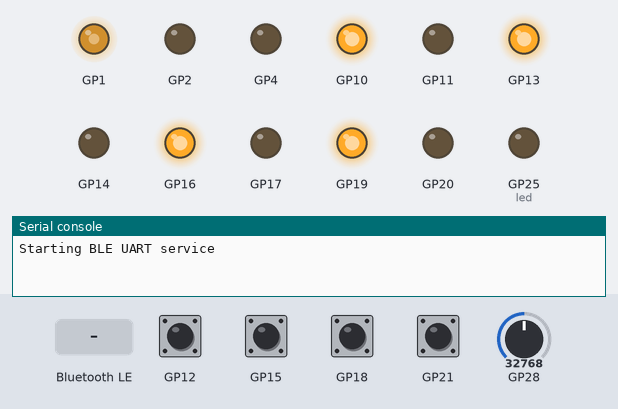
The program below on a simulated Raspberry Pi Pico running MicroPython. On the bench: output pins drawn as LEDs (lit = HIGH), the last lines printed to the serial console. The test bench sets the inputs (shaded band); at power-on: GP12, GP15, GP18, GP21 HIGH, GP28 = 32768 (analog values on the 0–65535 scale). Nothing arrives over Bluetooth unless stated.

Above: at 1.2 s.
1.3 s: "Dl" written over Bluetooth
At 2.3 s:
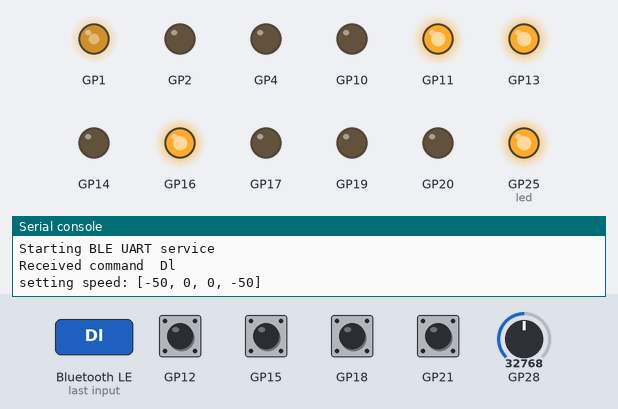
4.3 s: GP28 set to 21696
5.8 s: GP28 set to 19776
At 7.2 s:
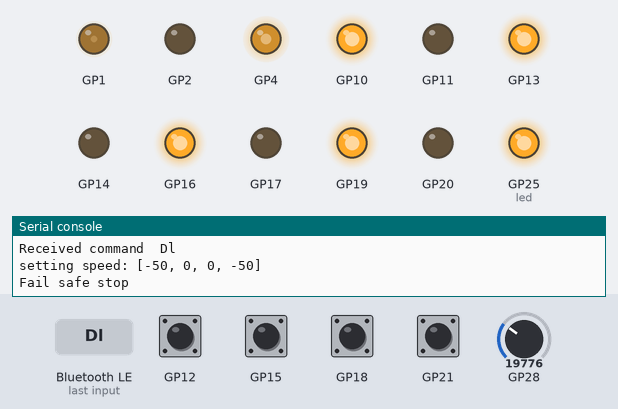
7.5 s: "Dr" written over Bluetooth
At 8.7 s:
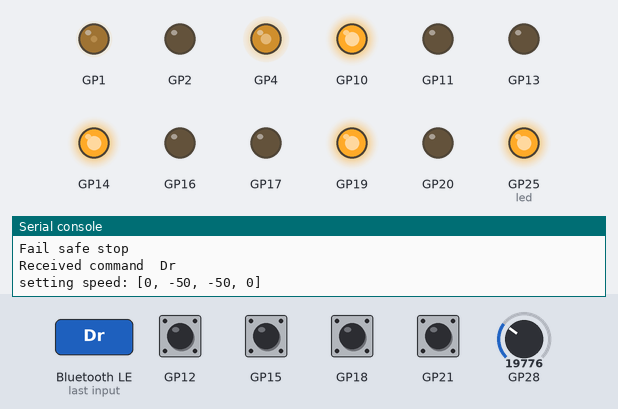
10.5 s: GP28 set to 18720
At 11.1 s:
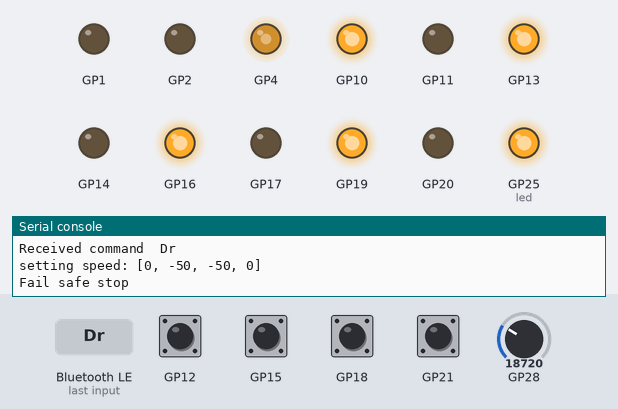
12.0 s: "b" written over Bluetooth
At 12.5 s:
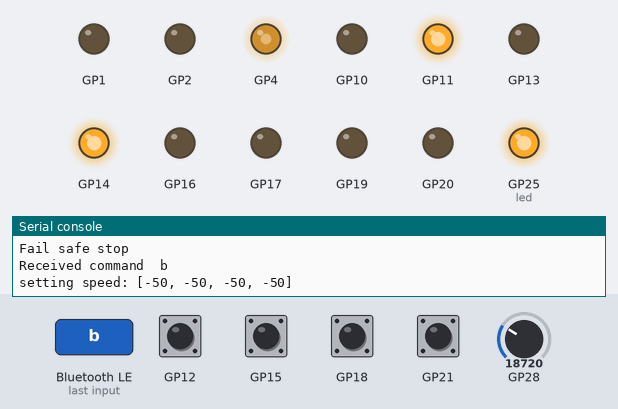
Timing chart, 0 to 16.0 s (numbered marks = the images above; inputs shaded):
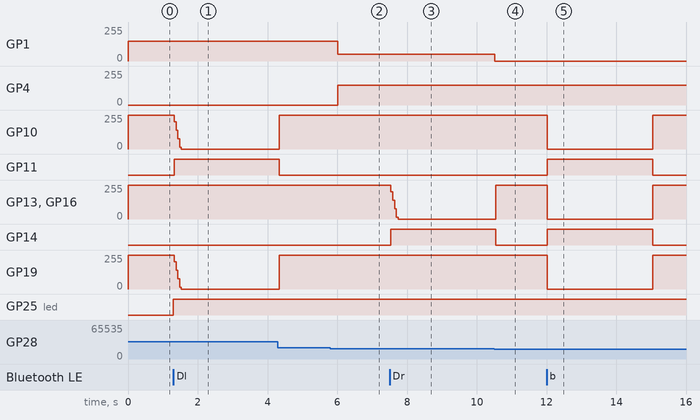

The program:

main.py
```python
from motor_controller import MotorControl
import uasyncio as asyncio
from battery_monitor import BatteryLed, BatteryMonitor
import BLEUart
import ure

from resettable_timer import ResettableTimer

motor_control = MotorControl()

def fail_safe():
    print("Fail safe stop")
    motor_control.set_all_speeds(0)

def emergency():
    print("Battery dead!!")
    fail_safe()

fail_safe_timer = ResettableTimer(3000, fail_safe)

led = BatteryLed()
monitor = BatteryMonitor(led, emergency)

command_pattern = ure.compile(r"^(\d*)([A-Za-z?]+)(\d*)")

def command(cmdin):
    cmd = cmdin.decode()
    print("Received command ", cmd)
    match = command_pattern.match(cmd)
    if match:
        speed = match.group(1)
        command = match.group(2)
        countdown = match.group(3)

        if command == '?':
            if motor_control.is_stopped():
                return b'0'
            else:
                return b'1'
        speed_setting = int(speed) if speed else 50
        motor_control.set_motion(speed_setting, command)
        if countdown:
            motor_control.set_countdown(int(countdown))
        else:
            fail_safe_timer.start()
        return None

async def main():
    uart = BLEUart.BleUart("rover", command)
    print("Starting BLE UART service")

    tasks = [
        asyncio.create_task(motor_control.pid_update_loop()),
        asyncio.create_task(monitor.run_monitor()),
        asyncio.create_task(uart.run())
    ]
    # Wait for everything to finish
    await asyncio.gather(*tasks)

asyncio.run(main())
```

motor_controller.py
```python
from machine import Pin, PWM
from time import sleep, ticks_us, ticks_diff
import micropython
import uasyncio as asyncio

# Needed if we have hard IRQs for debugging
micropython.alloc_emergency_exception_buf(100)
MAX_DUTY = 65535
MAX_SPEED = 160

class Motor(object):
    def __init__(self, pwm_pin, dir_pin, pulse_pin, average_over=1):
        self.average_over = average_over
        self.pwm = PWM(pwm_pin, freq=5000, duty_u16=MAX_DUTY)
        self.dir_pin = dir_pin
        self.pulse_pin = pulse_pin
        self.speed = 0
        self.pulse_count=0
        self.pulse_total=0
        self.pulse_average=0
        self.pulse_last=0
        self.countdown=None
        self.counted_down=False
        pulse_pin.irq(self.pulse, Pin.IRQ_RISING | Pin.IRQ_FALLING, hard=True)

    def pulse(self, arg):
        if self.pulse_pin.value() == 1:
            # Start of pulse
            self.pulse_last = ticks_us()
        else:
            self.pulse_total += ticks_diff(ticks_us(), self.pulse_last)
            self.pulse_count += 1
            if self.countdown is not None:
                self.countdown -= 1
                if self.countdown == 0:
                    self.set_speed(0)
                    self.counted_down = True
                    self.countdown = None
            if self.pulse_count >= self.average_over:
                self.pulse_average = self.pulse_total // self.average_over
                self.pulse_count = 0
                self.pulse_total = 0

    def set_speed(self, speed):
        """
            Set speed in %age of full speed (around 150rpm)
        """
        if speed > 100:
            speed = 100
        elif speed < -100:
            speed = -100
        self.speed = speed
        self.pwm.duty_u16(((100 - abs(speed)) * MAX_DUTY)//100)
        self.dir_pin.value(1 if speed > 0 else 0)
        self.pulse_average = 0

    def set_countdown(self, count):
        """
           Set a distance limit in (approx) cmd based on pulse counting
           Estmate about 14 pulses per cm
        """
        if count is not None:
            self.countdown = 14 * count
            self.counted_down = False
        else:
            self.countdown = None

    def get_speed(self):
        if self.pulse_average == 0:
            return 0
        # 45:1 gear, 6 pulses per motor rev, not sure I understand the factor of 2
        speed = 60*1000000/(45*6*2*self.pulse_average)
        speed = 100 * speed / MAX_SPEED  # Convert to percentage of max speed
        return speed if speed < 100 else 100

def limit_speed(speed: float) -> int:
    """
    Limit the speed to the range 0 to 100.
    """
    if speed > 100:
        return 100
    elif speed < 0:
        return 0
    return int(speed)

class MotorPID:
    def __init__(self, motor: Motor, kp:float = 0.3, ki:float = 0.1, kd:float = 0.05):
        self.motor = motor
        self.kp = kp
        self.ki = ki
        self.kd = kd
        self.setpoint = 0
        self.reverse = False
        self.last_setting = 0
        self.last_value = 0
        self.integral = 0

    def set_speed(self, speed: int):
        self.setpoint = abs(speed)
        self.reverse = speed < 0

    def get_speed(self):
        return self.motor.speed

    def update(self):
        if self.motor.counted_down:
            self.setpoint = 0
            self.counted_down = False
        if self.setpoint == 0:
            self.motor.set_speed(0)
            return
        current_value = self.motor.get_speed()
        error = self.setpoint - current_value
        self.integral = limit_speed(self.integral + error)
        # Use derivative kick trick: http://brettbeauregard.com/blog/2011/04/improving-the-beginners-pid-derivative-kick/
        derivative = -(current_value - self.last_value)
        delta = (self.kp * error) + (self.ki * self.integral) + (self.kd * derivative)
        output = limit_speed(self.last_setting + delta)
        self.last_setting = output
        self.last_value = current_value
        speed = -output if self.reverse else output
        #print(f"Current: {current_value}, Error: {error}, Delta: {delta}, Output: {output}, Speed: {speed}")
        self.motor.set_speed(speed)

def init_motor(start:int):
    pwm = Pin(start, Pin.OUT)
    dir = Pin(start+1, Pin.OUT)
    pulse = Pin(start+2, Pin.IN, Pin.PULL_UP)
    motor = Motor(pwm, dir, pulse, 2)
    return MotorPID(motor)


MOTOR_DECODE = {
     "f" : [ 1, 1, 1, 1],
     "b" : [-1,-1,-1,-1],
    "sr" : [ 1,-1,-1, 1],
    "sl" : [-1, 1, 1,-1],
    "dr" : [ 1, 0, 0, 1],
    "Dl" : [-1, 0, 0,-1],
    "dl" : [ 0, 1, 1, 0],
    "Dr" : [ 0,-1,-1, 0],
    "tr" : [ 1, 1, 0, 0],
    "tl" : [ 0, 0, 1, 1],
    "Tr" : [ 0, 0,-1,-1],
    "Tl" : [-1,-1, 0, 0],
    "rr" : [ 1, 1,-1,-1],
    "rl" : [-1,-1, 1, 1],
     "s" : [ 0, 0, 0, 0],
}

class MotorControl:
    """
        Class to control multiple motors with PID.
        Motors are initialized  on GPIO pin groups 10+11+12, 13+14+15, 16+17+18 and 19+20+21.
        Each group has 3 pins: PWM, Direction and Pulse.

        The update loop runs every 50ms to update the motor speeds and needs to be run in an asyncio event loop.
    """

    def __init__(self):
        self.motors = [init_motor(i) for i in range(10, 22, 3)]

    def get_motors(self):
        return self.motors

    def pid_update(self):
        for motor_pid in self.motors:
            motor_pid.update()

    def set_speed(self, speeds: list[int]):
        """
        Set the speed of each motor in the list.
        Speeds should be a list of integers corresponding to each motor.
        """
        for i, speed in enumerate(speeds):
            if i < len(self.motors):
                # print(f"setting speed of {i} to {speed if i > 1 else -speed}")
                # reverse left hand side motors (because mounted other way!)
                self.motors[i].set_speed(speed if i > 1 else -speed)

    def set_all_speeds(self, speed: int):
        """
        Set the speed of all motors to the same value.
        """
        self.set_speed([speed]*4)

    def is_stopped(self):
        speed = 0
        for m in self.motors:
            speed = max(speed, abs(m.get_speed()))
        return speed == 0

    def set_motion(self, speed: int, dir: str, count: int|None = None):
        pattern = MOTOR_DECODE.get(dir) or [0,0,0,0]
        self.set_speed([x*speed for x in pattern])
        print("setting speed:", [x*speed for x in pattern])
        self.set_countdown(count)

    def set_countdown(self, count: int):
        """
        Limit the motion to (appox) the given number of cm
        """
        for motor in self.motors:
            motor.motor.set_countdown(count)

    async def pid_update_loop(self):
        while True:
            self.pid_update()
            await asyncio.sleep(0.05)
```

battery_monitor.py
```python
from machine import ADC, Pin, PWM
import time
import uasyncio as asyncio

# Maximum duty cycle value (65535 for 16-bit PWM)
MAX_DUTY = 65535

class BatteryLed:

    def __init__(self, RED_PIN=4, GREEN_PIN = 1, BLUE_PIN = 2):
        self.red_pwm = PWM(Pin(RED_PIN))
        self.green_pwm = PWM(Pin(GREEN_PIN))
        self.blue_pwm = PWM(Pin(BLUE_PIN))
        self.red_pwm.freq(1000)
        self.green_pwm.freq(1000)
        self.blue_pwm.freq(1000)

    def set_colour(self, r, g, b):
        """
        Set RGB LED color using values from 0-255 for each component
        """
        self.red_pwm.duty_u16(int(r * MAX_DUTY / 255))
        self.green_pwm.duty_u16(int(g * MAX_DUTY / 255))
        self.blue_pwm.duty_u16(int(b * MAX_DUTY / 255))

    def set_green(self):
        self.set_colour(0, 150, 0)

    def set_orange(self):
        self.set_colour(150, 50, 0)

    def set_red(self):
        self.set_colour(150, 0, 0)

class BatteryMonitor:
    def __init__(self, led, emergency_callback=None, ADC_PIN=28):
        self.adc = ADC(Pin(ADC_PIN))
        self.voltage = 0
        self.led = led
        self.emergency_callback = emergency_callback

    def check_voltage(self):
        raw_value = self.adc.read_u16()

        # Convert to 3.3v reference then account for 10:1 divider chain
        self.voltage = (raw_value / 65535) * 3.3 * 11

        if self.voltage > 11.6:
            self.led.set_green()
        elif self.voltage > 10.6:
            self.led.set_orange()
        else:
            self.led.set_red()

        if self.voltage < 9.6 and self.emergency_callback != None:
            self.emergency_callback()
        return self.voltage

    async def run_monitor(self):
        while True:
            self.check_voltage()
            await asyncio.sleep(0.5)

def emergency():
    print("Battery dead!!")
```

BLEUart.py
```python
import bluetooth
from micropython import const
import asyncio
import aioble
from machine import Pin

_UART_UUID = bluetooth.UUID('6E400001-B5A3-F393-E0A9-E50E24DCCA9E')
_UART_TX_UUID = bluetooth.UUID('6E400002-B5A3-F393-E0A9-E50E24DCCA9E')
_UART_RX_UUID = bluetooth.UUID('6E400003-B5A3-F393-E0A9-E50E24DCCA9E')

# org.bluetooth.characteristic.gap.appearance.xml
_ADV_APPEARANCE_GENERIC_COMPUTER = const(128)

# How frequently to send advertising beacons.
_ADV_INTERVAL_MS = 250_000

class BleUart:
    """
        A simple UART-over-BLE service.

        Doesn't provide buffering or flow control, limited to 20 byte read/write packets.
    """
    def __init__(self, name="ble-uart", callback=None):
        self._name = name
        self._callback = callback
        self.connected = False
        self._service = aioble.Service(_UART_UUID)
        self._write = aioble.Characteristic(self._service, _UART_RX_UUID, read=True, notify=True)
        self._read = aioble.Characteristic(self._service, _UART_TX_UUID, write=True, write_no_response=True, capture=True)
        aioble.register_services(self._service)

    async def send(self, data):
        self._write.write(data, send_update=True)

    async def watch_for_data(self):
        while self.connected:
            try:
                connection, data = await self._read.written()
                if data and self._callback:
                    rtn = self._callback(data)
                    if rtn is not None:
                        print("Sending back", rtn)
                        await self.send(rtn)
            except asyncio.TimeoutError:
                print('no data yet ...')

    async def run(self):
        while True:
            async with await aioble.advertise(
                _ADV_INTERVAL_MS,
                name=self._name,
                services=[_UART_UUID],
                appearance=_ADV_APPEARANCE_GENERIC_COMPUTER
            ) as connection:
                # print("Connection from", connection.device)
                led = Pin("LED", Pin.OUT)
                led.on()
                self._connection = connection
                self.connected = True
                task = asyncio.create_task(self.watch_for_data())
                await connection.disconnected(timeout_ms=None)
                task.cancel()
                led.off()
```

resettable_timer.py
```python
from machine import Timer

class ResettableTimer:
    def __init__(self, timeout_ms, callback):
        """
        Initialize a resettable timer.

        Args:
            timeout_ms: Timeout in milliseconds
            callback: Function to call when timeout occurs
        """
        self.timeout_ms = timeout_ms
        self.callback = callback
        self.timer = Timer()
        self.is_running = False

    def start(self):
        """Start or restart the timer"""
        if self.is_running:
            self.timer.deinit()

        self.timer.init(period=self.timeout_ms, mode=Timer.ONE_SHOT,
                        callback=lambda t: self._timeout_handler())
        self.is_running = True

    def _timeout_handler(self):
        self.is_running = False
        self.callback()

    def reset(self):
        """Reset the timer"""
        self.start()

    def stop(self):
        """Stop the timer"""
        if self.is_running:
            self.timer.deinit()
            self.is_running = False
```

Measured:
- the behaviour switches between 20944 and 20928 on GP28 (found by bisection; images 1 and 2)
- the behaviour switches between 19152 and 19136 on GP28 (found by bisection; images 3 and 4)
- after the input at 1.3 s, GP10, GP19: 255/255 → 0/255 at once; GP11, GP25 (led): LOW → HIGH at once
- after the input at 5.8 s, GP1: 150/255 → 50/255 after 0.21 s; GP4: 0/255 → 150/255 after 0.21 s
- after the input at 7.5 s, GP13, GP16: 255/255 → 0/255 at once; GP14: LOW → HIGH at once
- after the input at 10.5 s, GP1: 50/255 → 0/255 at once
- after the input at 12.0 s, GP10, GP13, GP16, GP19: 255/255 → 0/255 at once, → 255/255 3.0 s later; GP11, GP14: LOW → HIGH at once, → LOW 3.0 s later
